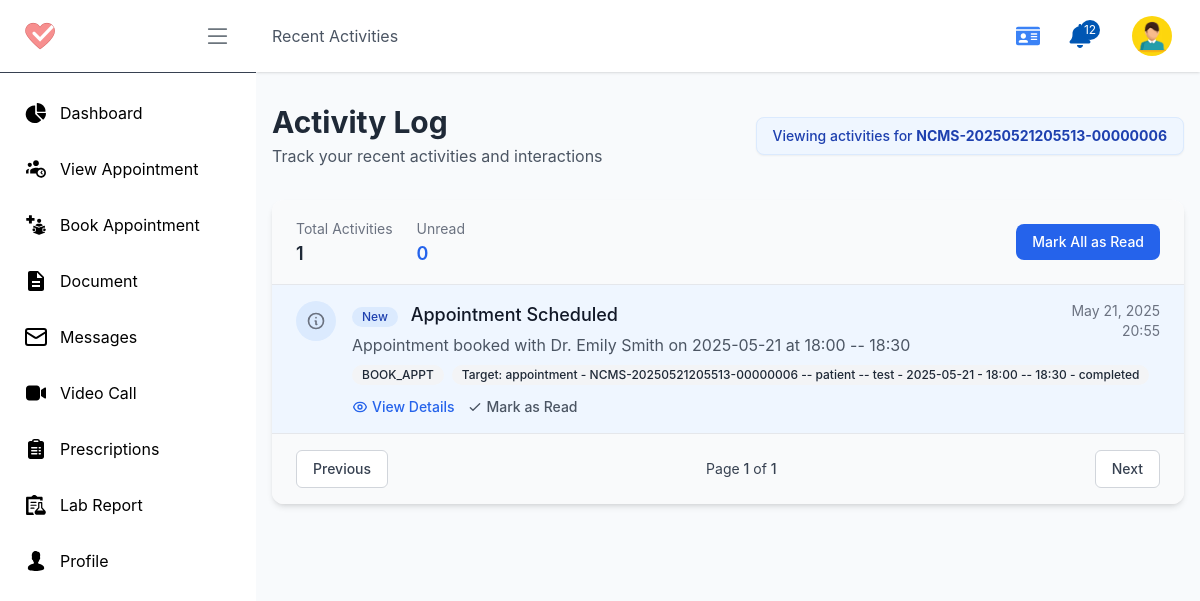
The page /p/activities/ (signed in) on the database as committed earlier.
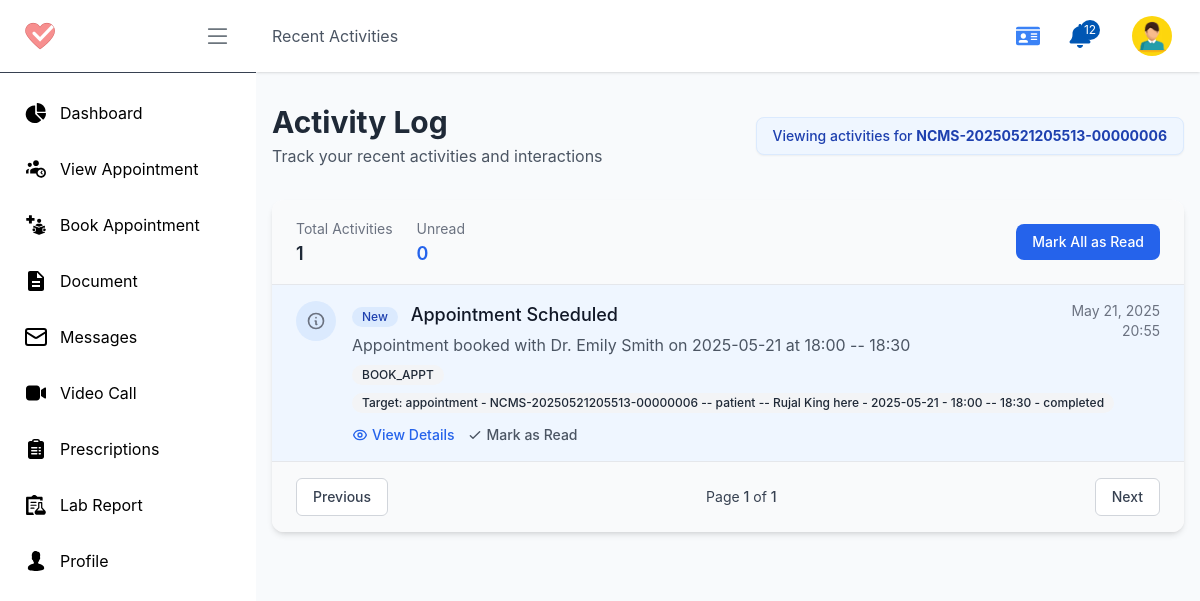
The same page on the database as committed later.
### account/models.py (models this page shows, shortened)
class ActivityLog(models.Model):
    profile = models.ForeignKey(Profile, on_delete=models.CASCADE, related_name="activity_logs")
    action = models.CharField(max_length=50)
    title = models.CharField(max_length=255, blank=True)
    description = models.TextField(blank=True)
    timestamp = models.DateTimeField(auto_now_add=True)
    viewed = models.BooleanField(default=False)
    target_content_type = models.ForeignKey(
        ContentType, on_delete=models.CASCADE, null=True, blank=True
    )
    target_object_id = models.PositiveIntegerField(null=True, blank=True)
    target = GenericForeignKey("target_content_type", "target_object_id")
    class Meta:
        ordering = ["-timestamp"]
    def get_target_display(self):
        if self.target_content_type:
            return f"{self.target_content_type.model} - {self.target}"
        return "No target"

class Profile(models.Model):
    user = models.OneToOneField(User, on_delete=models.CASCADE, related_name="profile")
    role = models.CharField(max_length=10, choices=USER_ROLES, default='patient')
    profile_pic = models.ImageField(upload_to='profile_pictures/', default='profile_pictures/default.jpg')
    phone_regex = RegexValidator(regex=r'^\+?1?\d{9,15}$', message="Phone number must be entered in the format: '+999999999'. Up to 15 digits allowed.")
    ph_number = models.CharField(validators=[phone_regex], max_length=16, blank=True) # validators should be a list
    address = models.CharField(max_length=255, blank=True)
    date_of_birth = models.DateField(null=True, blank=True)
    gender = models.CharField(max_length=10, choices=[('male', 'Male'), ('female', 'Female'), ('other', 'Other')], blank=True)
    email_notification = models.BooleanField(default=True)
    sms_notification = models.BooleanField(default=True)
    reminders = models.BooleanField(default=True)
    created_at = models.DateTimeField(auto_now_add=True)
    updated_at = models.DateTimeField(auto_now=True)
    is_active = models.BooleanField(default=True)
    is_verified = models.BooleanField(default=False)
    def __str__(self):
        return f"{self.user.username} -- {self.role} -- {self.user.first_name}"

### patient/models.py (models this page shows)
class Appointment(models.Model):
    APPOINTMENT_TYPES =  [
        ('general_consultation', 'General Consultation'),
        ('follow_up_visit', 'Follow-up Visit'),
        ('online_consultation', 'Online Consultation'),
        ('offline_consultation', 'Offline Consultation'),
    ]
    uuid = models.UUIDField(default=uuid.uuid4, editable=True)
    profile = models.ForeignKey(Profile, on_delete=models.CASCADE, related_name="patients_appointments", help_text=" Patient Profile")
    doctor = models.ForeignKey(DoctorProfile, on_delete=models.SET_NULL, related_name="doctors_appointments", blank=True, null=True)
    appointment_type = models.CharField(max_length=50, choices=APPOINTMENT_TYPES, default='general_consultation')
    time_slot = models.ForeignKey(AppointmentTimeSlot, on_delete=models.SET_NULL, related_name="patients_appointments", blank=True, null=True)
    appointment_date = models.DateField()
    appointment_time_str = models.CharField(max_length=50, blank=True)
    file = models.FileField(upload_to='appointment_files/', blank=True)
    reason = models.TextField(blank=True)
    STATUS_TYPE = [
        ('pending', 'Pending'),
        ('confirmed', 'Confirmed'),
        ('cancelled', 'Cancelled'),
        ('completed', 'Completed')
    ]
    status = models.CharField(max_length=50,  choices=STATUS_TYPE, default='pending')
    cancled_by = models.ForeignKey(Profile, on_delete=models.SET_NULL, related_name="cancelled_appointments", blank=True, null=True)
    cancel_reason = models.TextField(blank=True, null=True)
    confirm_by = models.ForeignKey(Profile, on_delete=models.SET_NULL, related_name="confirmed_appointments", blank=True, null=True)
    created_at = models.DateTimeField(auto_now_add=True, blank=True)
    updated_at = models.DateTimeField(auto_now=True, blank=True)
    def __str__(self):
        return f"{self.profile} - {self.appointment_date} - {self.appointment_time_str} - {self.status}"

### patient/views.py (the view)
# urls.py: path('activities/', p_activities, name='activities'),
@login_required_with_message(login_url='account:login', message="You need to log in to View your Activities.")
def p_activities(request: HttpRequest):
    profile: Profile = request.user.profile
    activities = ActivityLog.objects.filter(profile=profile).order_by('-timestamp')
    context = {
        'profile': profile,
        'activities': activities,
    }
    return render(request, 'pages/patient/activities.html', context)

### account/views.py (called while the page is built)
def login_required_with_message(function=None, login_url=None, message=None):
    def decorator(view_func):
        @wraps(view_func)
        def _wrapped_view(request, *args, **kwargs):
            if not request.user.is_authenticated:
                print("User is not authenticated.")
                if message:
                    messages.warning(request, message)
                return redirect(login_url or 'account:login')
            return view_func(request, *args, **kwargs)
        return _wrapped_view
    if function:
        return decorator(function)
    return decorator

### home/templatetags/url_resolver.py (called while the page is built)
@register.simple_tag
def role_to_url(role, destination):
    try:
        return reverse(f"{role}:{destination}")
    except NoReverseMatch:
        return "#"  # fallback URL if the view is not found

### templates/pages/patient/activities.html (shortened to what the changed rows need)
{% extends "pages/patient/P_base.html" %}
{% load static %}
{% block content %}
<div class="container mx-auto px-4 py-8 max-w-6xl">
    <div class="mb-8 flex justify-between items-center">
        <div>
            <h1 class="text-3xl font-bold text-gray-800">Activity Log</h1>
        </div>
    </div>
    <div class="bg-white rounded-xl shadow-md overflow-hidden">
        <div class="divide-y divide-gray-200">
            {% for activity in activities %}
                <div class="px-6 py-4 {% if not activity.viewed %}bg-blue-50{% endif %} hover:bg-gray-50 transition duration-150">
                    <div class="flex items-start">
                        <div class="h-10 w-10 rounded-full bg-{% if not activity.viewed %}blue{% else %}gray{% endif %}-100 flex items-center justify-center flex-shrink-0">
                            {% if "create" in activity.action|lower or "add" in activity.action|lower %}
                                <svg class="h-5 w-5 text-green-500" fill="none" stroke="currentColor" viewBox="0 0 24 24" xmlns="http://www.w3.org/2000/svg">
                                    <path stroke-linecap="round" stroke-linejoin="round" stroke-width="2" d="M12 6v6m0 0v6m0-6h6m-6 0H6"></path>
                                </svg>
                            {% else %}
                                <svg class="h-5 w-5 text-gray-500" fill="none" stroke="currentColor" viewBox="0 0 24 24" xmlns="http://www.w3.org/2000/svg">
                                    <path stroke-linecap="round" stroke-linejoin="round" stroke-width="2" d="M13 16h-1v-4h-1m1-4h.01M21 12a9 9 0 11-18 0 9 9 0 0118 0z"></path>
                                </svg>
                            {% endif %}
                        </div>
                        <div class="ml-4 flex-1">
                            <div class="flex justify-between items-start">
                                <div>
                                    <h3 class="text-lg font-medium text-gray-900">
                                        {% if not activity.viewed %}
                                            <span class="inline-flex items-center px-2.5 py-0.5 rounded-full text-xs font-medium bg-blue-100 text-blue-800 mr-2">
                                                New
                                            </span>
                                        {% endif %}
                                        {{ activity.title|default:activity.action }}
                                    </h3>
                                    {% if activity.description %}
                                        <p class="mt-1 text-gray-600">{{ activity.description|truncatechars:120 }}</p>
                                    {% endif %}
                                </div>
                                <span class="text-sm text-gray-500 whitespace-nowrap ml-4">
                                    {{ activity.timestamp|date:"M d, Y" }}
                                    <span class="block text-right">{{ activity.timestamp|time:"H:i" }}</span>
                                </span>
                            </div>
                            <div class="mt-2 flex flex-wrap gap-2">
                                <span class="inline-flex items-center px-2.5 py-0.5 rounded-full text-xs font-medium bg-gray-100 text-gray-800">
                                    {{ activity.action }}
                                </span>
                                {% if activity.target %}
                                <span class="inline-flex items-center px-2.5 py-0.5 rounded-full text-xs font-medium bg-gray-100 text-gray-800">
                                    Target: {{ activity.get_target_display }}
                                </span>
                                {% endif %}
                            </div>
                            <div class="mt-3 flex items-center space-x-3">
                                <a href="#" class="text-sm text-blue-600 hover:text-blue-800 font-medium flex items-center">
                                    View Details
                                </a>
                                {% if not activity.viewed %}
                                <a href="#" class="text-sm text-gray-600 hover:text-gray-800 font-medium flex items-center">
                                    <svg class="h-4 w-4 mr-1" fill="none" stroke="currentColor" viewBox="0 0 24 24" xmlns="http://www.w3.org/2000/svg">
                                        <path stroke-linecap="round" stroke-linejoin="round" stroke-width="2" d="M5 13l4 4L19 7"></path>
                                    </svg>
                                    Mark as Read
                                </a>
                                {% endif %}
                            </div>
                        </div>
                    </div>
                </div>
            {% endfor %}
        </div>
    </div>
</div>
{% endblock %}

Rows that differ between the two databases and show on the page:
changed through a linked row, ActivityLog "Appointment Scheduled": target "appointment - NCMS-20250521205513-00000006 -- patient -- test - 2025-05-21 - 18:00 -- 18:30 - completed" → "appointment - NCMS-20250521205513-00000006 -- patient -- Rujal King here - 2025-05-21 - 18:00 -- 18:30 - completed"
